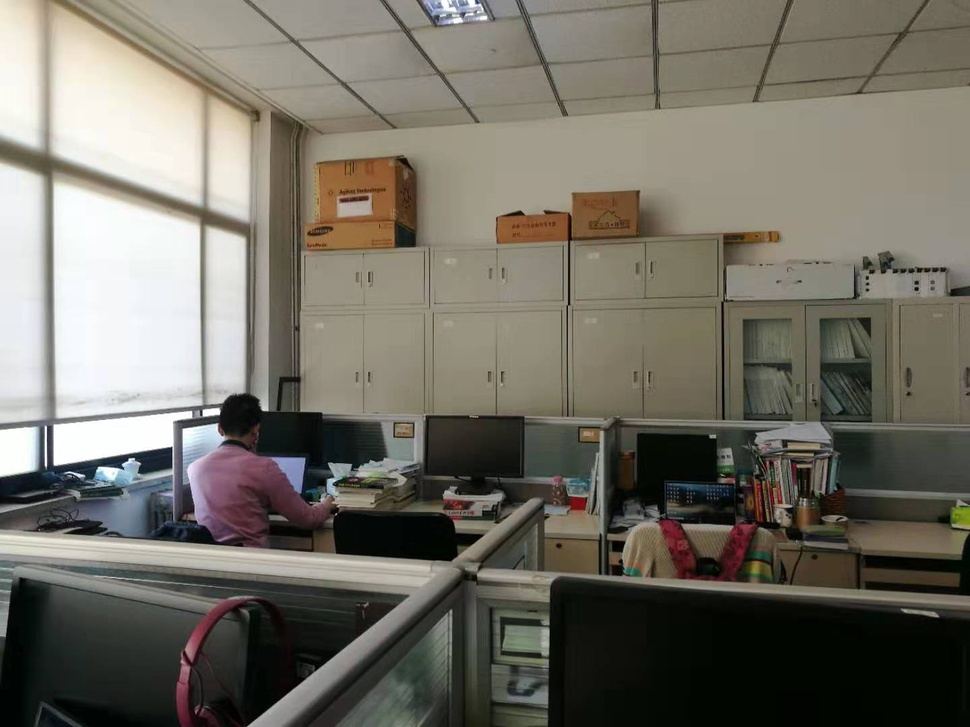
//> input picture ch7/src/3.jpg, 970 x 727 px, shrunk from 1440 x 1080 before the run
$ ./orb_cv 3.jpg 1.png   (built with g++ and OpenCV 4)
//> lines starting //> are read from the running program, lines starting //| are printed output that depends on the picture
#include <iostream>
#include <opencv2/core/core.hpp>
#include <opencv2/features2d/features2d.hpp>
#include <opencv2/highgui/highgui.hpp>
#include <chrono>

using namespace std;
using namespace cv;

int main(int argc, char **argv) {
  if (argc != 3) {
    cout << "usage: feature_extraction img1 img2" << endl;
    return 1;
  }
  //-- 读取图像
  // Mat img_1 = imread(argv[1], IMREAD_COLOR);
  // Mat img_2 = imread(argv[2], IMREAD_COLOR);
  // assert(img_1.data != nullptr && img_2.data != nullptr);

  Mat first_image_1 = imread(argv[1], IMREAD_COLOR);
//> first_image_1 is the input picture: 727 rows x 970 cols, CV_8UC3; mean B, G, R 100.9, 111, 114.6
  Mat second_image_1 = imread(argv[2], IMREAD_COLOR);
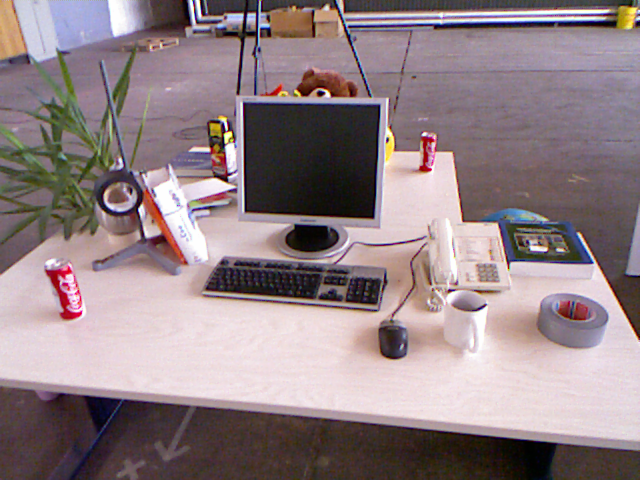
//> input picture ch7/src/1.png, 640 x 480 px
//> second_image_1 is the input picture: 480 rows x 640 cols, CV_8UC3; mean B, G, R 133.9, 129.9, 146.3
  assert(first_image_1.data != nullptr && second_image_1.data != nullptr);

  cv::Mat img_1 = first_image_1.colRange(300,first_image_1.cols-300).rowRange(300,first_image_1.rows-1);
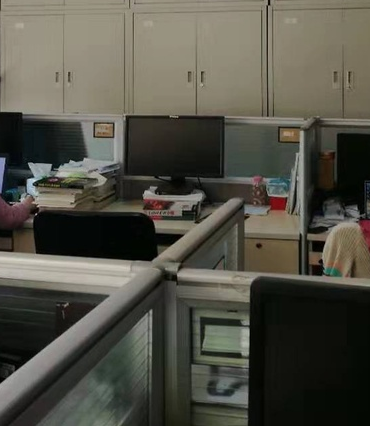
//> img_1: 426 rows x 370 cols, CV_8UC3; mean B, G, R 71.1, 81.4, 83
  cv::Mat img_2 = second_image_1.colRange(300,second_image_1.cols-300).rowRange(300,second_image_1.rows-1);
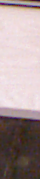
//> img_2: 179 rows x 40 cols, CV_8UC3; mean B, G, R 152.9, 153.2, 170.5

  //-- 初始化
  std::vector<KeyPoint> keypoints_1, keypoints_2;
  Mat descriptors_1, descriptors_2;
  Ptr<FeatureDetector> detector = ORB::create();
  Ptr<DescriptorExtractor> descriptor = ORB::create();
  Ptr<DescriptorMatcher> matcher = DescriptorMatcher::create("BruteForce-Hamming");

  //-- 第一步:检测 Oriented FAST 角点位置
  chrono::steady_clock::time_point t1 = chrono::steady_clock::now();
  detector->detect(img_1, keypoints_1);
//> keypoints_1 = 500 keypoints; strongest (x, y, size): (33, 184, 31), (50, 166, 31), (32, 176, 31), (50, 164, 31)
  detector->detect(img_2, keypoints_2);
//> keypoints_2 = 0 keypoints

  //-- 第二步:根据角点位置计算 BRIEF 描述子
  descriptor->compute(img_1, keypoints_1, descriptors_1);
  descriptor->compute(img_2, keypoints_2, descriptors_2);
//> descriptors_2 = empty
  chrono::steady_clock::time_point t2 = chrono::steady_clock::now();
  chrono::duration<double> time_used = chrono::duration_cast<chrono::duration<double>>(t2 - t1);
  cout << "extract ORB cost = " << time_used.count() << " seconds. " << endl;

  Mat outimg1;
  drawKeypoints(img_1, keypoints_1, outimg1, Scalar::all(-1), DrawMatchesFlags::DEFAULT);
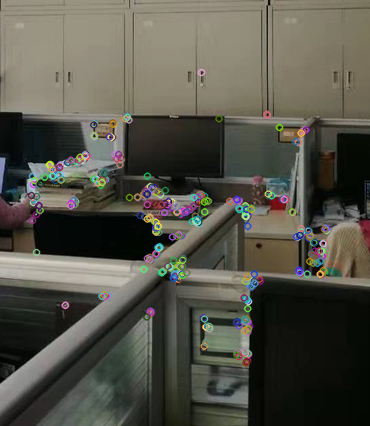
//> outimg1: 426 rows x 370 cols, CV_8UC3; mean B, G, R 73, 83.2, 84.5
  imshow("ORB features", outimg1);

  //-- 第三步:对两幅图像中的BRIEF描述子进行匹配，使用 Hamming 距离
  vector<DMatch> matches;
  t1 = chrono::steady_clock::now();
//> (the run ends here: the program stops with an error, at `matcher->match(descriptors_1, descriptors_2, matches);`)
